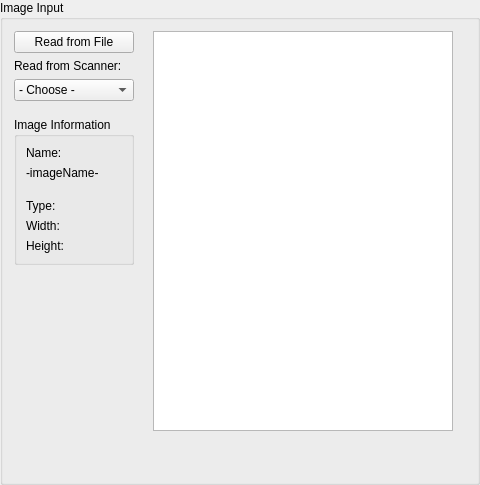
                 <widget class="QGroupBox" name="imageInput_groupBox">
                  <property name="title">
                   <string>Image Input</string>
                  </property>
                  <layout class="QHBoxLayout" name="horizontalLayout_3">
                   <item>
                    <layout class="QVBoxLayout" name="verticalLayout_7">
                     <item>
                      <widget class="QPushButton" name="readFromFile_button">
                       <property name="minimumSize">
                        <size>
                         <width>120</width>
                         <height>0</height>
                        </size>
                       </property>
                       <property name="maximumSize">
                        <size>
                         <width>120</width>
                         <height>16777215</height>
                        </size>
                       </property>
                       <property name="text">
                        <string>Read from File</string>
                       </property>
                      </widget>
                     </item>
                     <item>
                      <widget class="QLabel" name="readFromScanner_label">
                       <property name="text">
                        <string>Read from Scanner:</string>
                       </property>
                      </widget>
                     </item>
                     <item>
                      <widget class="QComboBox" name="readFromScanner_comboBox">
                       <property name="minimumSize">
                        <size>
                         <width>120</width>
                         <height>0</height>
                        </size>
                       </property>
                       <property name="maximumSize">
                        <size>
                         <width>120</width>
                         <height>16777215</height>
                        </size>
                       </property>
                       <item>
                        <property name="text">
                         <string>- Choose -</string>
                        </property>
                       </item>
                       <item>
                        <property name="text">
                         <string>Suprema BioMini Slim</string>
                        </property>
                       </item>
                       <item>
                        <property name="text">
                         <string>Biometrika HiScan-PRO</string>
                        </property>
                       </item>
                      </widget>
                     </item>
                     <item>
                      <spacer name="verticalSpacer_10">
                       <property name="orientation">
                        <enum>Qt::Vertical</enum>
                       </property>
                       <property name="sizeType">
                        <enum>QSizePolicy::Fixed</enum>
                       </property>
                       <property name="sizeHint" stdset="0">
                        <size>
                         <width>20</width>
                         <height>10</height>
                        </size>
                       </property>
                      </spacer>
                     </item>
                     <item>
                      <widget class="QGroupBox" name="imageInfo_groupBox">
                       <property name="minimumSize">
                        <size>
                         <width>120</width>
                         <height>0</height>
                        </size>
                       </property>
                       <property name="maximumSize">
                        <size>
                         <width>120</width>
                         <height>16777215</height>
                        </size>
                       </property>
                       <property name="title">
                        <string>Image Information</string>
                       </property>
                       <layout class="QVBoxLayout" name="verticalLayout_2">
                        <item>
                         <widget class="QLabel" name="imageNameInfo_label">
                          <property name="minimumSize">
                           <size>
                            <width>100</width>
                            <height>0</height>
                           </size>
                          </property>
                          <property name="maximumSize">
                           <size>
                            <width>100</width>
                            <height>16777215</height>
                           </size>
                          </property>
                          <property name="text">
                           <string>Name: </string>
                          </property>
                         </widget>
                        </item>
                        <item>
                         <widget class="QLabel" name="imageName_label">
                          <property name="minimumSize">
                           <size>
                            <width>100</width>
                            <height>0</height>
                           </size>
                          </property>
                          <property name="maximumSize">
                           <size>
                            <width>100</width>
                            <height>16777215</height>
                           </size>
                          </property>
                          <property name="text">
                           <string>-imageName-</string>
                          </property>
                         </widget>
                        </item>
                        <item>
                         <spacer name="verticalSpacer_9">
                          <property name="orientation">
                           <enum>Qt::Vertical</enum>
                          </property>
                          <property name="sizeType">
                           <enum>QSizePolicy::Fixed</enum>
                          </property>
                          <property name="sizeHint" stdset="0">
                           <size>
                            <width>20</width>
                            <height>13</height>
                           </size>
                          </property>
                         </spacer>
                        </item>
                        <item>
                         <widget class="QLabel" name="imageType_label">
                          <property name="minimumSize">
                           <size>
                            <width>100</width>
                            <height>0</height>
                           </size>
                          </property>
                          <property name="maximumSize">
                           <size>
                            <width>100</width>
                            <height>16777215</height>
                           </size>
                          </property>
                          <property name="text">
                           <string>Type:</string>
                          </property>
                         </widget>
                        </item>
                        <item>
                         <widget class="QLabel" name="imageWidth_label">
                          <property name="minimumSize">
                           <size>
                            <width>100</width>
                            <height>0</height>
                           </size>
                          </property>
                          <property name="maximumSize">
                           <size>
                            <width>100</width>
                            <height>16777215</height>
                           </size>
                          </property>
                          <property name="text">
                           <string>Width:</string>
                          </property>
                         </widget>
                        </item>
                        <item>
                         <widget class="QLabel" name="imageHeight_label">
                          <property name="minimumSize">
                           <size>
                            <width>100</width>
                            <height>0</height>
                           </size>
                          </property>
                          <property name="maximumSize">
                           <size>
                            <width>100</width>
                            <height>16777215</height>
                           </size>
                          </property>
                          <property name="text">
                           <string>Height:</string>
                          </property>
                         </widget>
                        </item>
                       </layout>
                      </widget>
                     </item>
                     <item>
                      <spacer name="verticalSpacer">
                       <property name="orientation">
                        <enum>Qt::Vertical</enum>
                       </property>
                       <property name="sizeHint" stdset="0">
                        <size>
                         <width>20</width>
                         <height>40</height>
                        </size>
                       </property>
                      </spacer>
                     </item>
                    </layout>
                   </item>
                   <item>
                    <spacer name="horizontalSpacer_4">
                     <property name="orientation">
                      <enum>Qt::Horizontal</enum>
                     </property>
                     <property name="sizeHint" stdset="0">
                      <size>
                       <width>13</width>
                       <height>17</height>
                      </size>
                     </property>
                    </spacer>
                   </item>
                   <item>
                    <layout class="QVBoxLayout" name="verticalLayout_37">
                     <item>
                      <widget class="QGraphicsView" name="inputImg_view">
                       <property name="minimumSize">
                        <size>
                         <width>300</width>
                         <height>400</height>
                        </size>
                       </property>
                       <property name="maximumSize">
                        <size>
                         <width>500</width>
                         <height>400</height>
                        </size>
                       </property>
                       <property name="mouseTracking">
                        <bool>false</bool>
                       </property>
                       <property name="verticalScrollBarPolicy">
                        <enum>Qt::ScrollBarAlwaysOff</enum>
                       </property>
                       <property name="horizontalScrollBarPolicy">
                        <enum>Qt::ScrollBarAlwaysOff</enum>
                       </property>
                       <property name="dragMode">
                        <enum>QGraphicsView::ScrollHandDrag</enum>
                       </property>
                      </widget>
                     </item>
                     <item>
                      <spacer name="verticalSpacer_11">
                       <property name="orientation">
                        <enum>Qt::Vertical</enum>
                       </property>
                       <property name="sizeHint" stdset="0">
                        <size>
                         <width>20</width>
                         <height>40</height>
                        </size>
                       </property>
                      </spacer>
                     </item>
                    </layout>
                   </item>
                   <item>
                    <spacer name="horizontalSpacer_2">
                     <property name="orientation">
                      <enum>Qt::Horizontal</enum>
                     </property>
                     <property name="sizeHint" stdset="0">
                      <size>
                       <width>13</width>
                       <height>17</height>
                      </size>
                     </property>
                    </spacer>
                   </item>
                  </layout>
                 </widget>
